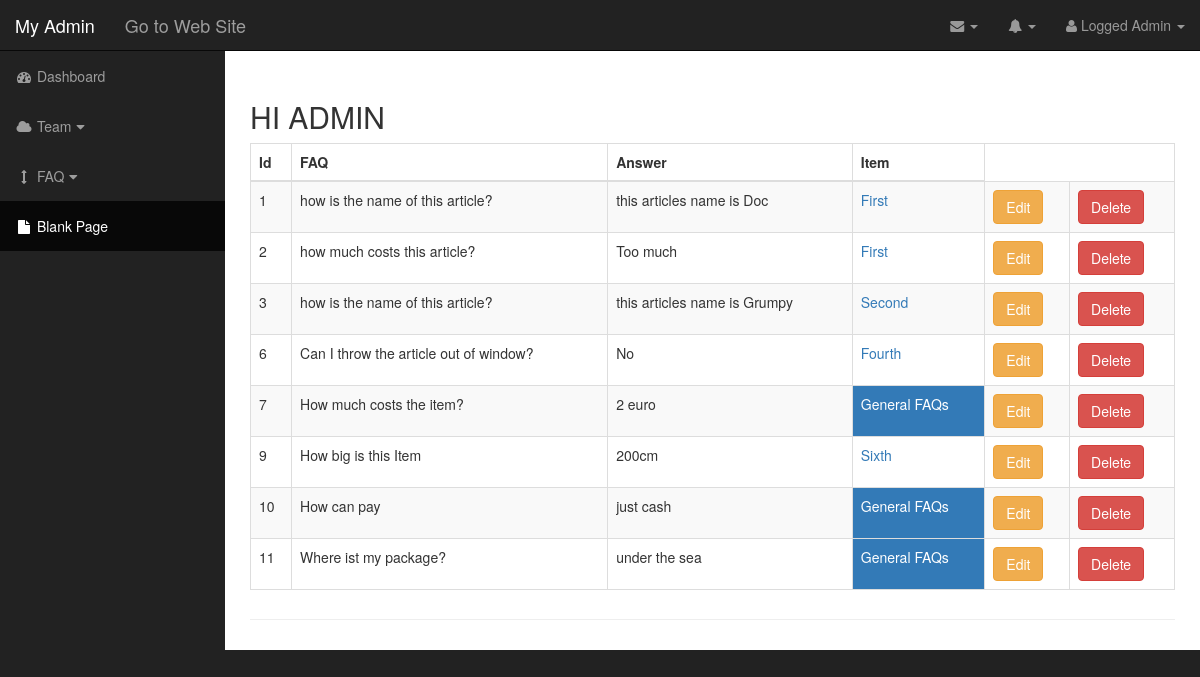
Screenshot of /admin/faqs.php with the database file from the repository.
### tables this page shows
CREATE TABLE `faq` (
  `faq_id` int(11) NOT NULL,
  `faq_id_item` int(11) NOT NULL,
  `faq_content` text NOT NULL,
  `faq_answer` text NOT NULL
);

CREATE TABLE `items` (
  `item_id` int(11) NOT NULL,
  `item_title` varchar(255) NOT NULL,
  `item_image` varchar(255) DEFAULT NULL,
  `item_description` varchar(255) DEFAULT NULL,
  `item_id_faq` int(11) NOT NULL
);

### admin/includes/view_all_faqs.php (the view, shortened to what this page needs)
<table class="table table-striped table-bordered table-hover">
    <thead>
        <tr>
            <th >Id</th>
            <th >FAQ</th>
            <th >Answer</th>
            <th >Item</th>
        </tr>
    </thead>
    <tbody>
        <?php
        $query = "SELECT * from faq";
        $faq = mysqli_query( $connection, $query);
            while ($row = mysqli_fetch_assoc($faq)) {
                $faq_id = $row['faq_id'];
                $faq_id_item = $row['faq_id_item'];
                $question = $row['faq_content'];
                $faq_answer = $row['faq_answer'];
                echo "<tr><td>{$faq_id}</td>";
                echo "<td>{$question}</td>";
                echo "<td>{$faq_answer}</td>";
                if ($faq_id_item > 0) {
                    $query = "SELECT * from items WHERE item_id = {$faq_id_item}";
                    $item = mysqli_query($connection, $query);
                    while ($row = mysqli_fetch_assoc($item)) {
                        $item_id = $row['item_id'];
                        $item_title = $row['item_title'];
                    }
                    echo "<td><a href='../single-item.php?i_id={$item_id}'>{$item_title}</a></td>";
                } else {
                    echo "<td class='bg-primary'>General FAQs</td>";
                }
                echo "<td><a class='btn btn-warning' href='./faqs.php?source=edit_faq&f_id={$faq_id}'>Edit</a></td>";
                echo "<td><a class='btn btn-danger' onClick=\"javascript: return confirm('Are u sure?');\" href='faqs.php?delete={$faq_id}'>Delete</a></td></tr>";
            }
        ?>
    </tbody>
</table>

### admin/css/sb-admin.css (style rules this page uses)
body { margin-top: 100px; background-color: #222; }
@media (min-width:768px) { body { margin-top: 50px; } }

### rows the page displays
faq: faq_id "1", faq_content "how is the name of this article?", faq_answer "this articles name is Doc", items.item_title "First"
faq: faq_id "2", faq_content "how much costs this article?", faq_answer "Too much", items.item_title "First"
faq: faq_id "3", faq_content "how is the name of this article?", faq_answer "this articles name is Grumpy", items.item_title "Second"
faq: faq_id "6", faq_content "Can I throw the article out of window?", faq_answer "No", items.item_title "Fourth"
faq: faq_id "7", faq_content "How much costs the item?", faq_answer "2 euro", faq_id_item "General FAQs"
faq: faq_id "9", faq_content "How big is this Item", faq_answer "200cm", items.item_title "Sixth"
faq: faq_id "10", faq_content "How can pay", faq_answer "just cash", faq_id_item "General FAQs"
faq: faq_id "11", faq_content "Where ist my package?", faq_answer "under the sea", faq_id_item "General FAQs"
